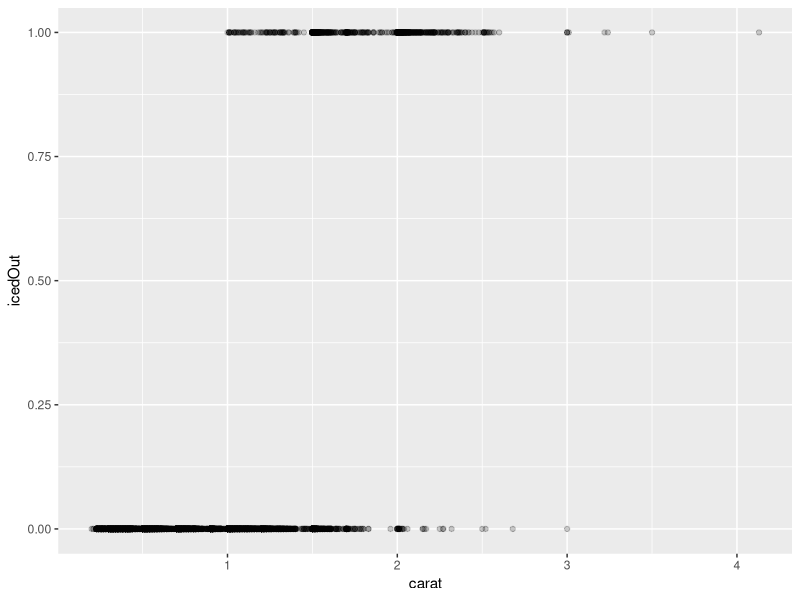
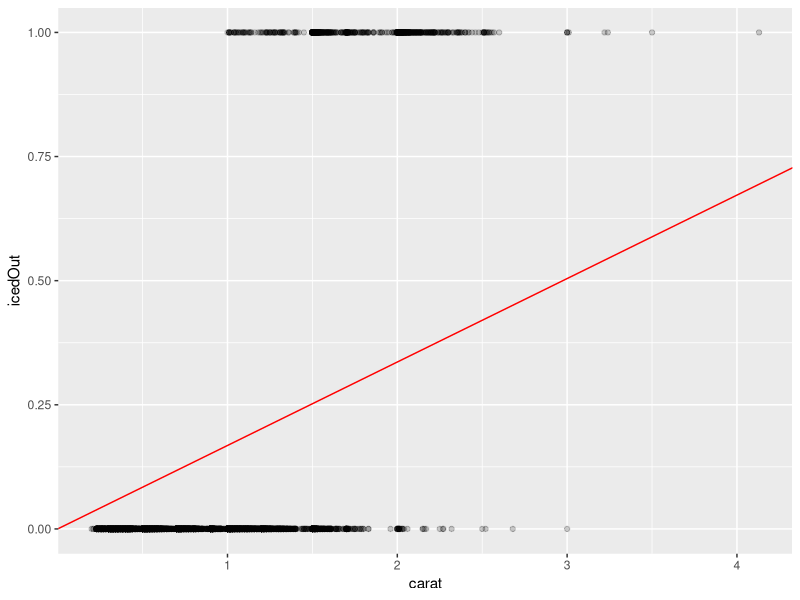

Here is the R script that generated these plots, in order:
#' Author: Ted Kwartler
#' Date: 7-4-2018
#' Purpose: What happens when regression is applied to a binary outcome?
#' 

# libs
library(ggplot2)
library(dplyr)

# wd
setwd("~/HarvardFallStudent2018/lessons/4_Oct1_Regression_LogRegression/Oct1_data")

# Data
data('diamonds')

# Convert to binary
diamonds$icedOut <- ifelse(diamonds$price >= 11000,1, 0)
diamonds$price <- NULL

set.seed(1234)
sampDiamonds <- sample_n(diamonds, 10000)

# Remember this?
p <- ggplot(sampDiamonds, aes(carat, icedOut)) +geom_point(alpha=0.2)
p

# Since we see a relationship let's make a linear model to predict prices
fit <- lm(icedOut ~ carat + 0, sampDiamonds)
coefficients(fit)

# Add out model predictions; does this look like a good fit?
p <- p + geom_abline(intercept =  0, slope = 0.1681, color='red')
p

# Suppose you *could* get a 12 carat diamond
hopeDiamond <- data.frame(carat = 12)
gettingCrunk <- predict(fit, hopeDiamond)

# 1= Yes, the diamonds is more than $11k; 0 means no.  What does this mean?  We must have used the wrong method!
gettingCrunk

# End